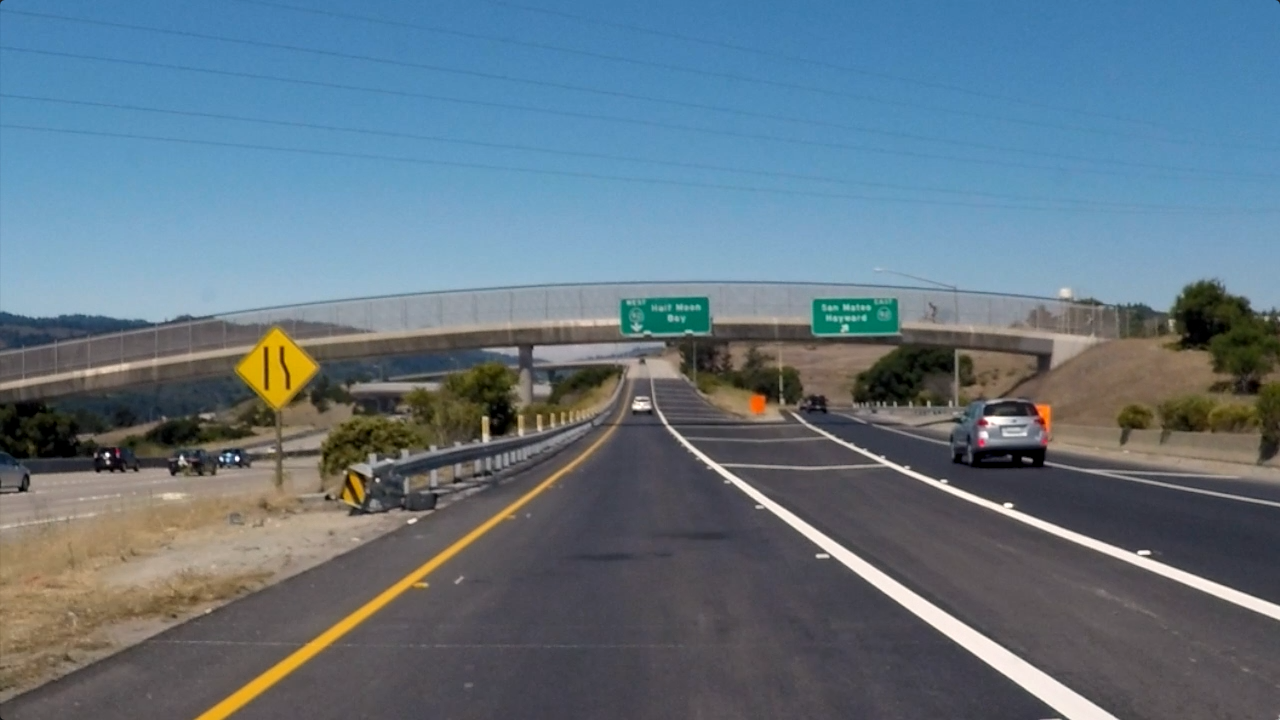
#> input picture find_lane_lines/exit_ramp.png, 1280 x 720 px
$ python TEST.PY
#> lines starting #> are read from the running program, lines starting #| are printed output that depends on the picture; after the words box and inside, x2 and y2 are one past the last pixel; in counts of white or black regions, pixels touching at a corner belong together
import matplotlib.pyplot as plt
import matplotlib.image as mpimg
import numpy as np
import cv2


# Read in and grayscale the image
# Note: in the previous example we were reading a .jpg
# Here we read a .png and convert to 0,255 bytescale
image = (mpimg.imread('exit_ramp.png')*255).astype('uint8')
gray = cv2.cvtColor(image,cv2.COLOR_RGB2GRAY)
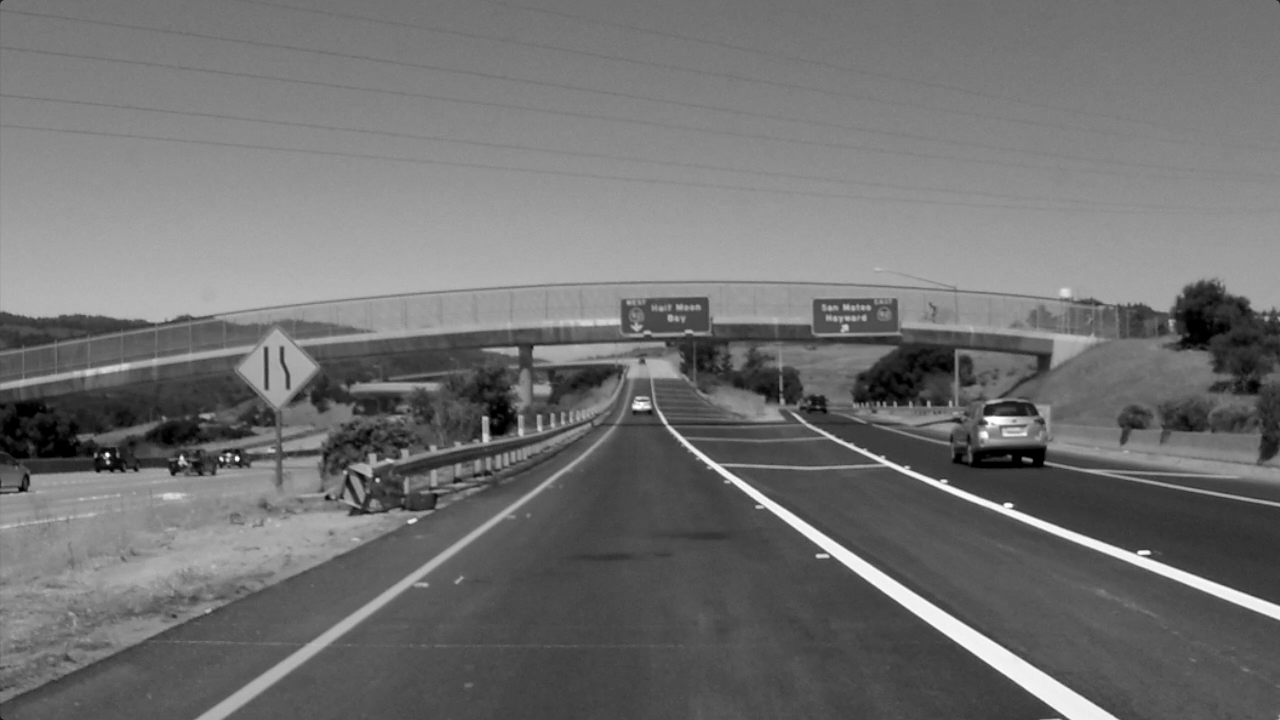
#> gray: shape (720, 1280); min 0, max 255, mean 112.9

# Define a kernel size and apply Gaussian smoothing
kernel_size = 5
blur_gray = cv2.GaussianBlur(gray,(kernel_size, kernel_size),0)

# Define our parameters for Canny and apply
low_threshold = 50
high_threshold = 150
edges = cv2.Canny(blur_gray, low_threshold, high_threshold)
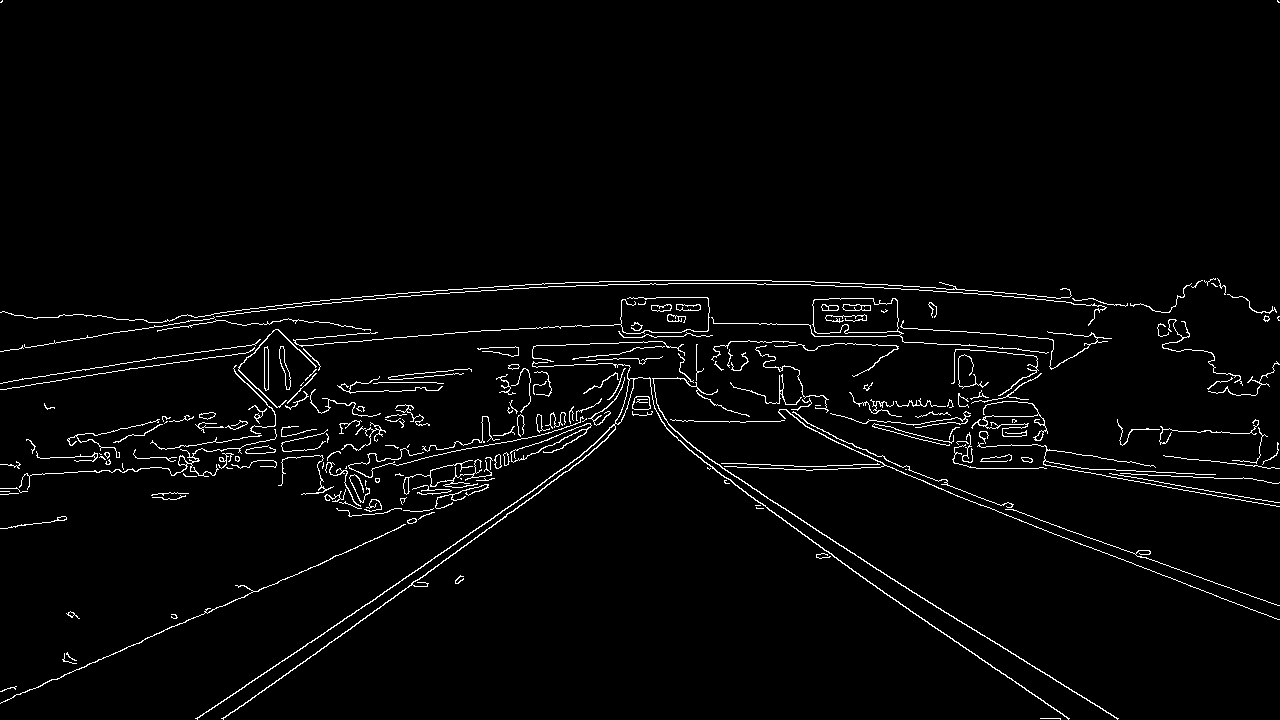
#> edges: shape (720, 1280); 2.6% white in thin lines or dots

# Next we'll create a masked edges image using cv2.fillPoly()
mask = np.zeros_like(edges)
ignore_mask_color = 255

# This time we are defining a four sided polygon to mask
imshape = image.shape
#> imshape = (720, 1280, 4)
vertices = np.array([[(0,imshape[0]),(450, 290), (490, 290), (imshape[1],imshape[0])]], dtype=np.int32)
cv2.fillPoly(mask, vertices, ignore_mask_color)
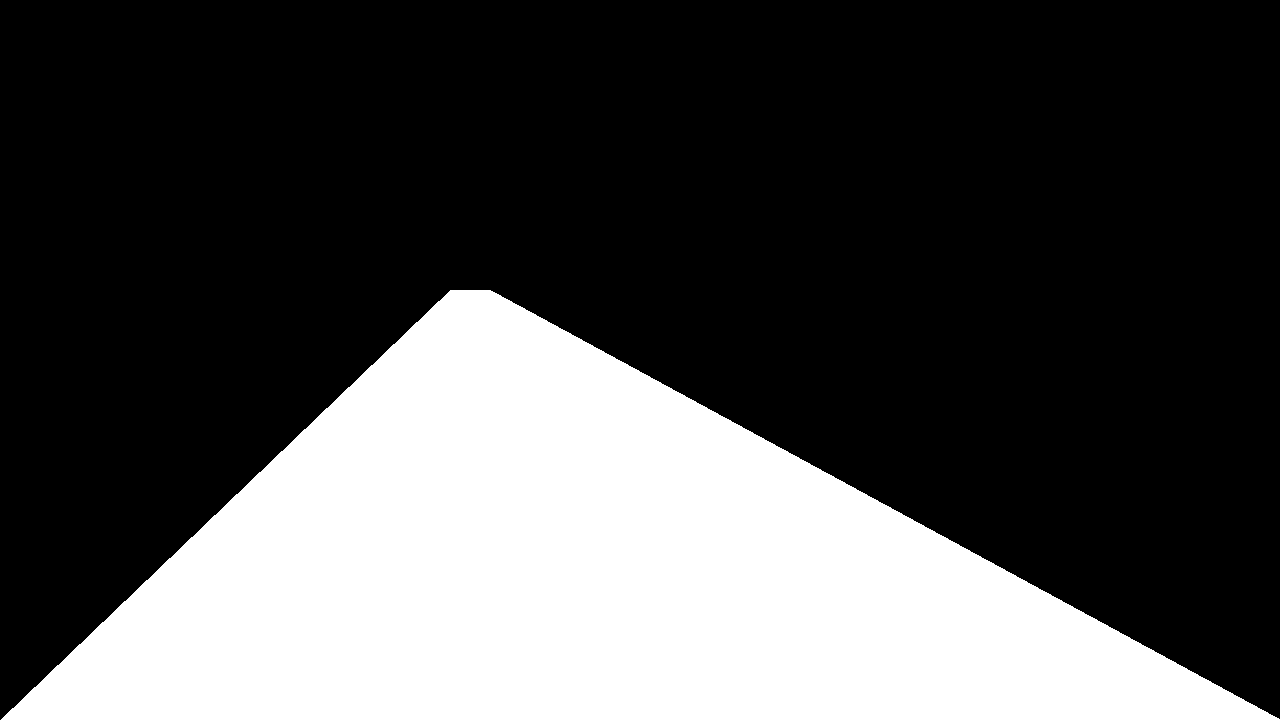
#> mask: shape (720, 1280); 30.8% white; 1 white region, box (x1, y1, x2, y2) and area: (1, 290, 1280, 720) 283990
masked_edges = cv2.bitwise_and(edges, mask)
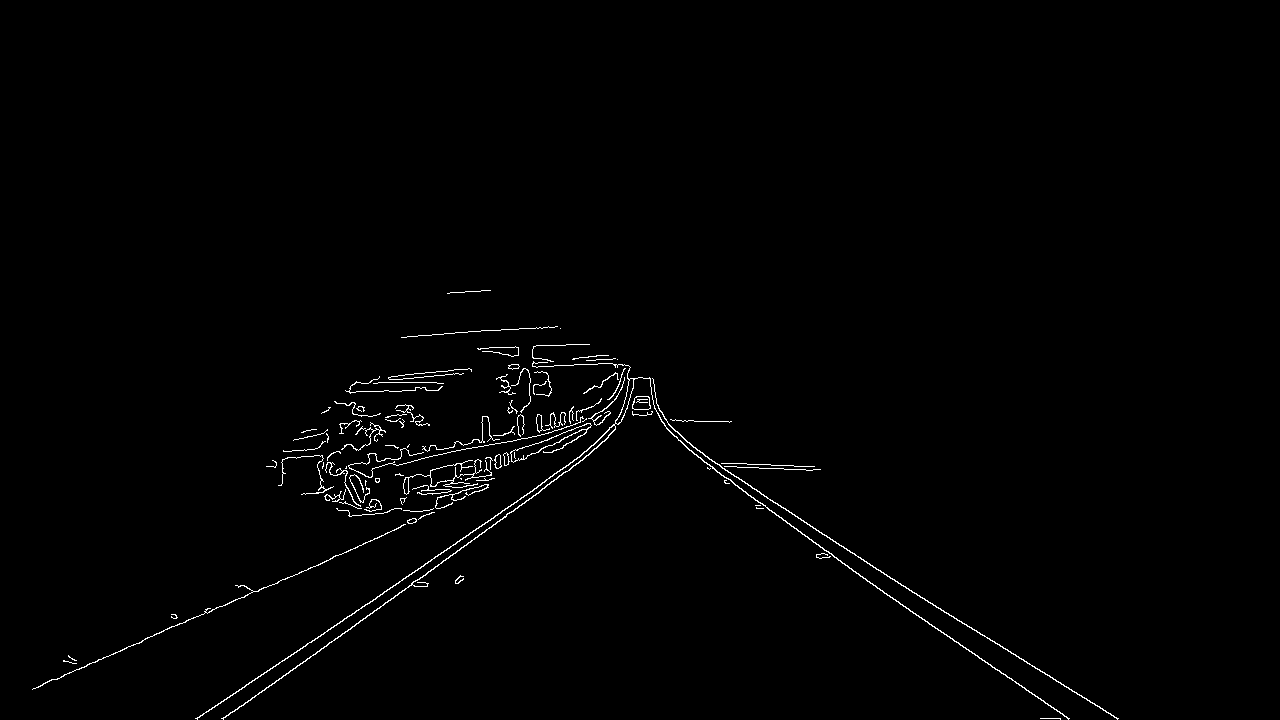
#> masked_edges: shape (720, 1280); 0.97% white in thin lines or dots, all inside (x1, y1, x2, y2) = (32, 290, 1119, 720)

# Define the Hough transform parameters
# Make a blank the same size as our image to draw on
rho = 1 # distance resolution in pixels of the Hough grid
theta = np.pi/180 # angular resolution in radians of the Hough grid
threshold = 15  # minimum number of votes (intersections in Hough grid cell)
min_line_length =40  #minimum number of pixels making up a line
max_line_gap = 20  # maximum gap in pixels between connectable line segments
line_image = np.copy(image)*0 # creating a blank to draw lines on
#> line_image: shape (720, 1280, 4); every value is 0

# Run Hough on edge detected image
# Output "lines" is an array containing endpoints of detected line segments
lines = cv2.HoughLinesP(masked_edges, rho, theta, threshold, np.array([]),
                            min_line_length, max_line_gap)
#> lines = 169 rows, first 6: [295, 668, 584, 458], [807, 524, 905, 586], [195, 718, 536, 488], [860, 576, 1062, 713], [912, 592, 1049, 675], [38, 687, 287, 577]

# Iterate over the output "lines" and draw lines on a blank image
for line in lines:
    for x1,y1,x2,y2 in line:
        cv2.line(line_image,(x1,y1),(x2,y2),(255,0,0),10)
#> this loop made 169 passes
#> line_image: shape (720, 1280, 4); mean R, G, B, A 17.3, 0, 0, 0

# Create a "color" binary image to combine with line image
color_edges = np.dstack((edges, edges, edges))
#> color_edges: shape (720, 1280, 3); 2.6% white in thin lines or dots

# Draw the lines on the edge image
#> (the run stopped early here; a loop or call above may not have finished)
